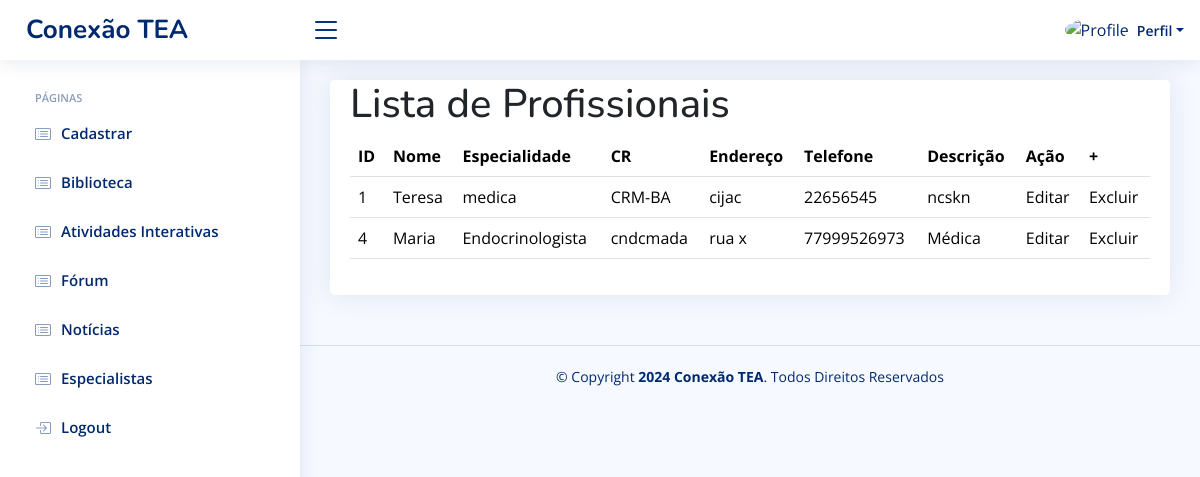
Page /especialistas/ (signed in) on the committed database.
### especialistas/models.py (models this page shows)
class Especialista(models.Model):
    nome = models.CharField (max_length=100)
    especialidade = models.CharField (max_length=150)
    endereco = models.CharField(max_length=150)
    cr = models.CharField(max_length=20)
    telefone = models.CharField (max_length = 50)
    descricao = models.CharField (max_length = 200)

### especialistas/views.py (the view)
# urls.py: path('especialistas/', include('especialistas.urls')),
@login_required
def especialistas(request):
    especialistas = Especialista.objects.all()
    return render(request, 'especialistas.html', {'especialistas': especialistas})

### especialistas/templates/especialistas.html
{% extends 'base.html' %}
{% block content %}
<div class="card">
    <div class="card-body">
        <h1>Lista de Profissionais</h1>
        <table class="table">
            <thead>
                <tr>
                    <th scope="col">ID</th>
                    <th scope="col">Nome</th>
                    <th scope="col">Especialidade</th>
                    <th scope="col">CR</th>
                    <th scope="col">Endereço</th>
                    <th scope="col">Telefone</th>
                    <th scope="col">Descrição</th>
                    <th scope="col">Ação</th>
                    <th><a style="color: black; text-decoration: none;" href="/especialistas/createespecialista/">+</a></th>
                </tr>
            </thead>
            <tbody>
                {% for especialistas in especialistas %}
                <tr>
                    <td>{{ especialistas.id }}</td>
                    <td>{{ especialistas.nome }}</td>
                    <td>{{ especialistas.especialidade }}</td>
                    <td>{{ especialistas.cr }}</td>
                    <td>{{ especialistas.endereco }}</td>
                    <td>{{ especialistas.telefone }}</td>
                    <td>{{ especialistas.descricao }}</td>
                    <td><a style="color: black; text-decoration: none;" href="/especialistas/updateespecialista/{{especialistas.id}}">Editar</a>
                    <td><a style="color: black; text-decoration: none;" href="/especialistas/delete/confirm/{{especialistas.id}}">Excluir</a>
                </tr>
                {% endfor %}
            </tbody>
        </table>
    </div>
</div>
{% endblock %}

### usuario/templates/base.html (shortened to what this page needs)
{% load static %}
<!DOCTYPE html>
<html lang="pt-br">
<head>
  <link href="{% static 'assets/vendor/bootstrap/css/bootstrap.min.css' %}" rel="stylesheet">
  <link href="{% static 'assets/vendor/bootstrap-icons/bootstrap-icons.css' %}" rel="stylesheet">
  <link href="{% static 'assets/vendor/boxicons/css/boxicons.min.css' %}" rel="stylesheet">
  <link href="{% static 'assets/vendor/quill/quill.snow.css' %}" rel="stylesheet">
  <link href="{% static 'assets/vendor/quill/quill.bubble.css' %}" rel="stylesheet">
  <link href="{% static 'assets/vendor/remixicon/remixicon.css' %}" rel="stylesheet">
  <link href="{% static 'assets/vendor/simple-datatables/style.css' %}" rel="stylesheet">
  <link href="{% static 'assets/css/style.css' %}" rel="stylesheet">
</head>
<body>
  <header id="header" class="header fixed-top d-flex align-items-center">
    <div class="d-flex align-items-center justify-content-between">
      <a href="/auth/home/" class="logo d-flex align-items-center">
        <span class="d-none d-lg-block">Conexão TEA</span>
      </a>
      <i class="bi bi-list toggle-sidebar-btn"></i>
    </div>
    <nav class="header-nav ms-auto">
      <ul class="d-flex align-items-center">
        <li class="nav-item dropdown pe-3">
          <a class="nav-link nav-profile d-flex align-items-center pe-0" href="#" data-bs-toggle="dropdown">
            <img src="{% static 'assets/img/Picsart_22-07-24_20-20-30-355.jpg' %}" alt="Profile" class="rounded-circle">
            <span class="d-none d-md-block dropdown-toggle ps-2">Perfil</span>
          </a>
        </li>
      </ul>
    </nav>
  </header>
  <aside id="sidebar" class="sidebar">
    <ul class="sidebar-nav" id="sidebar-nav">
      <li class="nav-heading">Páginas</li>
      <li class="nav-item">
        <a class="nav-link collapsed" href="/auth/cadastro/">
          <i class="bi bi-card-list"></i>
          <span>Cadastrar</span>
        </a>
      </li>
      <li class="nav-item">
        <a class="nav-link collapsed" href="/auth/cadastro/">
          <i class="bi bi-card-list"></i>
          <span>Biblioteca</span>
        </a>
      </li>
      <li class="nav-item">
        <a class="nav-link collapsed" href="/atividades/">
          <i class="bi bi-card-list"></i>
          <span>Atividades Interativas</span>
        </a>
      </li>
      <li class="nav-item">
        <a class="nav-link collapsed" href="/auth/cadastro/">
          <i class="bi bi-card-list"></i>
          <span>Fórum</span>
        </a>
      </li>
      <li class="nav-item">
        <a class="nav-link collapsed" href="/auth/cadastro">
          <i class="bi bi-card-list"></i>
          <span>Notícias</span>
        </a>
      </li>
      <li class="nav-item">
        <a class="nav-link collapsed" href="/especialistas/">
          <i class="bi bi-card-list"></i>
          <span>Especialistas</span>
        </a>
      </li>
      <li class="nav-item">
        <a class="nav-link collapsed" href="{% url 'logout' %}">
          <i class="bi bi-box-arrow-in-right"></i>
          <span>Logout</span>
        </a>
      </li>
    </ul>
  </aside>
  <main id="main" class="main">
    {% block content %}
    {% endblock %}
  </main>
  <footer id="footer" class="footer">
    <div class="copyright">
      &copy; Copyright <strong><span>2024 Conexão TEA</span></strong>. Todos Direitos Reservados
    </div>
    <div class="credits">
    </div>
  </footer>
</body>
</html>

### static/assets/css/style.css (style rules this page uses)
:root { scroll-behavior: smooth; }
body { font-family: "Open Sans", sans-serif; background: #f6f9ff; color: #444444; }
a { color: #4154f1; text-decoration: none; }
h1, h2, h3, h4, h5, h6 { font-family: "Nunito", sans-serif; }
#main { margin-top: 60px; padding: 20px 30px; transition: all 0.3s; }
.card { margin-bottom: 30px; border: none; border-radius: 5px; box-shadow: 0px 0 30px rgba(1, 41, 112, 0.1); }
.card-body { padding: 0 20px 20px 20px; }
.logo { line-height: 1; }
@media (min-width: 1200px) { .logo { width: 280px; } }
.logo span { font-size: 26px; font-weight: 700; color: #012970; font-family: "Nunito", sans-serif; }
.header { transition: all 0.5s; z-index: 997; height: 60px; box-shadow: 0px 2px 20px rgba(1, 41, 112, 0.1); background-color: #fff; padding-left: 20px; }
.header .toggle-sidebar-btn { font-size: 32px; padding-left: 10px; cursor: pointer; color: #012970; }
.header-nav ul { list-style: none; }
.header-nav>ul { margin: 0; padding: 0; }
.header-nav .nav-profile { color: #012970; }
.header-nav .nav-profile img { max-height: 36px; }
.header-nav .nav-profile span { font-size: 14px; font-weight: 600; }
.sidebar { position: fixed; top: 60px; left: 0; bottom: 0; width: 300px; z-index: 996; transition: all 0.3s; padding: 20px; overflow-y: auto; scrollbar-width: thin; scrollbar-color: #aab7cf transparent; box-shadow: 0px 0px 20px rgba(1, 41, 112, 0.1); background-color: #fff; }
@media (min-width: 1200px) { #main, #footer { margin-left: 300px; } }
.sidebar-nav { padding: 0; margin: 0; list-style: none; }
.sidebar-nav li { padding: 0; margin: 0; list-style: none; }
.sidebar-nav .nav-item { margin-bottom: 5px; }
.sidebar-nav .nav-heading { font-size: 11px; text-transform: uppercase; color: #899bbd; font-weight: 600; margin: 10px 0 5px 15px; }
.sidebar-nav .nav-link { display: flex; align-items: center; font-size: 15px; font-weight: 600; color: #4154f1; transition: 0.3; background: #f6f9ff; padding: 10px 15px; border-radius: 4px; }
.sidebar-nav .nav-link i { font-size: 16px; margin-right: 10px; color: #4154f1; }
.sidebar-nav .nav-link.collapsed { color: #012970; background: #fff; }
.sidebar-nav .nav-link.collapsed i { color: #899bbd; }
.footer { padding: 20px 0; font-size: 14px; transition: all 0.3s; border-top: 1px solid #cddfff; }
.footer .copyright { text-align: center; color: #012970; }
.footer .credits { padding-top: 5px; text-align: center; font-size: 13px; color: #012970; }

### rows in the picture
Especialista: id "1", nome "Teresa", especialidade "medica", cr "CRM-BA", endereco "cijac", telefone "22656545", descricao "ncskn"
Especialista: id "4", nome "Maria", especialidade "Endocrinologista", cr "cndcmada", endereco "rua x", telefone "77999526973", descricao "Médica"
